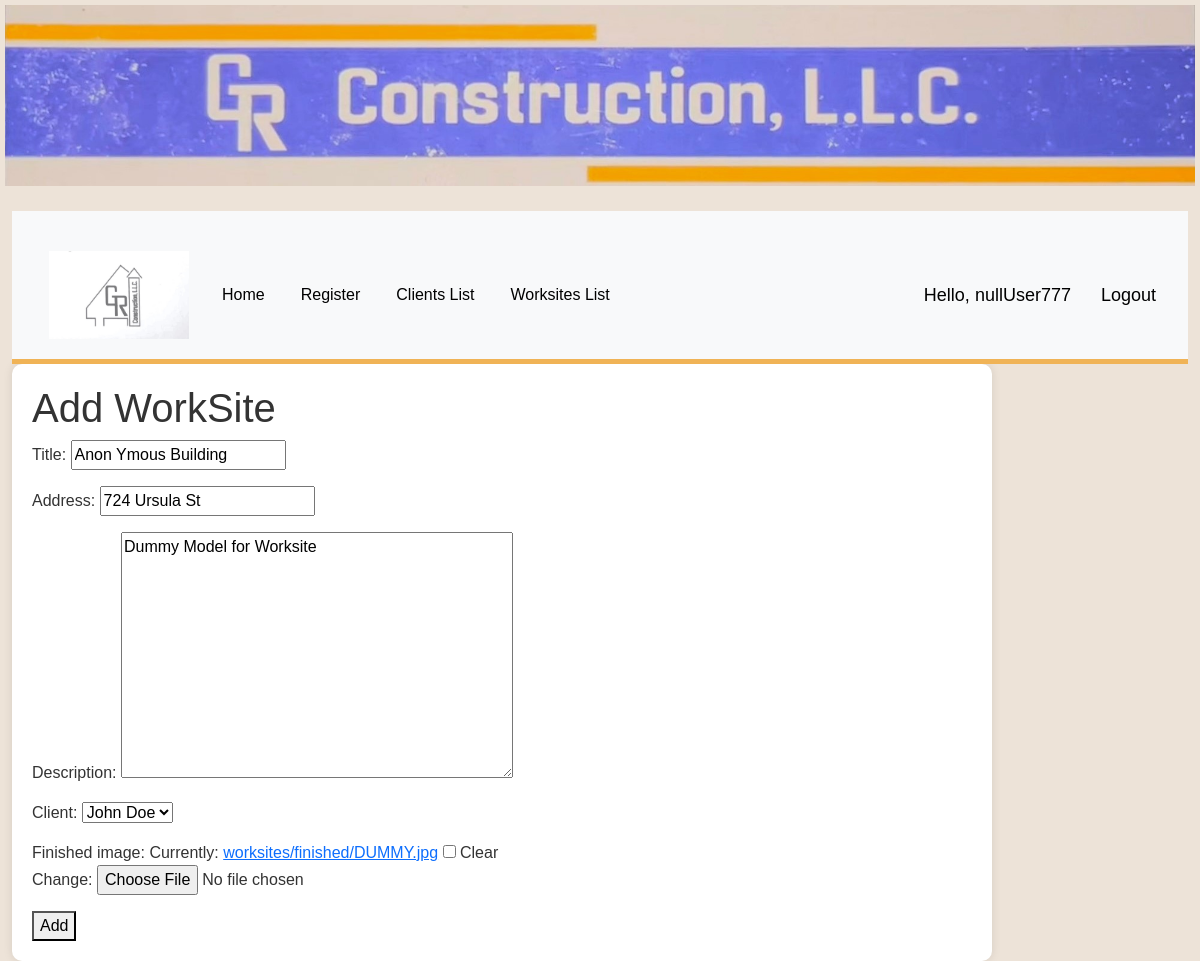
The app's page /worksites/1/edit/ (signed in) with its own data.
### gr_construction_web/models.py (models this page shows, shortened)
class WorkSite(models.Model):
    title = models.CharField(max_length=200)
    address = models.CharField(max_length=200)
    description = models.TextField(blank=True)
    client = models.ForeignKey('Client', on_delete=models.SET_NULL, null=True, blank=True)
    finished_image = models.ImageField(upload_to='worksites/finished', blank=True, null=True)

### gr_construction_web/views.py (the view)
# urls.py: path('worksites/<int:pk>/edit/', views.worksite_form, name='worksite-edit'),
@login_required(login_url='login')
def worksite_form(request, pk=None):
    if pk:
        worksite = get_object_or_404(WorkSite, pk=pk)
    else:
        worksite = None
    if request.method == 'POST':
        form = WorkSiteForm(request.POST, request.FILES, instance=worksite)
        if form.is_valid():
            worksite = form.save()
            return redirect('worksite-detail', pk=worksite.pk)
    else:
        form = WorkSiteForm(instance=worksite)
    return render(request, 'gr_construction_web/worksite_form.html', {'form': form})

### gr_construction_web/forms.py
class WorkSiteForm(forms.ModelForm):
    class Meta:
        model = WorkSite
        fields = ['title', 'address', 'description', 'client', 'finished_image']

### gr_construction_web/models.py (called while the page is built)
    def __str__(self):
        return self.name

### gr_construction_web/templates/gr_construction_web/worksite_form.html (shortened to what this page needs)
{% extends "gr_construction_web/base_template.html" %}
{% block content %}
<!DOCTYPE html>
<html lang="en">
<head>
</head>
<body>
    <h1>{% if worksite %}Edit WorkSite{% else %}Add WorkSite{% endif %}</h1>
    <form method="POST" enctype="multipart/form-data">
        {{ form.as_p }}
        <button type="submit">{% if worksite %}Update{% else %}Add{% endif %}</button>
    </form>
</body>
</html>
{% endblock %}

### gr_construction_web/templates/gr_construction_web/base_template.html (shortened to what this page needs)
{% load static %}
<!DOCTYPE html>
<html lang="en">
<head>
    <link href="https://cdn.jsdelivr.net/npm/bootstrap@5.3.1/dist/css/bootstrap.min.css" rel="stylesheet"
>
</head>
<body>
<a class="navbar-brand" href="{% url 'index' %}">
    <img src="{% static 'images/Main Logo.jpg' %}" alt="Main Logo">
</a>
<div class="container-fluid">
    <nav class="navbar navbar-expand-lg navbar-light bg-light">
        <div class="container-fluid">
            <a class="navbar-brand" href="{% url 'login' %}">
                <img src="{% static 'images/Side Logo.jpg' %}" width="150" height="100">
            </a>
            <div class="collapse navbar-collapse" id="navbarNavAltMarkup">
                <div class="navbar-nav">
                    <a class="nav-link active" aria-current="page" href="{% url 'index' %}">Home</a>
                    <a class="nav-link active" href="{% url 'register' %}">Register</a>
                    <a class="nav-link active" href="{% url 'clients-list' %}">Clients List</a>
                    <a class="nav-link active" href="{% url 'worksite-list' %}">Worksites List</a>
                </div>
            </div>
            <span class="hello-msg">Hello, {{request.user}}</span>
            <span class="hello-msg"><a href="{% url 'logout' %}?next=/">Logout</a></span>
        </div>
    </nav>
    <div class="col-sm-10">
        {% block content %}
        {% endblock %}
    </div>
</div>
</body>
</html>
{% load static %}

### gr_construction_web/templates/gr_construction_web/base_template.html (style rules this page uses)
body { background-color: #ede3d8; color: #333; font-family: Arial, sans-serif; }
.navbar { background-color: #7172d8; color: #000; padding: 10px; text-align: center; border-bottom: 5px solid #f0b356; }
.navbar a { color: #000; text-decoration: none; margin: 0 10px; }
.navbar-brand img { max-width: 100%; height: auto; padding: 5px; }
.container-fluid { padding-top: 20px; }
.col-sm-10 { background-color: #fff; border-radius: 10px; box-shadow: 0 0 10px rgba(0, 0, 0, 0.1); padding: 20px; }
.hello-msg { font-size: 18px; color: #000; margin-left: 20px; }

### records on screen
WorkSite: title "Anon Ymous Building", address "724 Ursula St", description "Dummy Model for Worksite", client "John Doe"

### other values on screen
{{ request.user }} "nullUser777"
